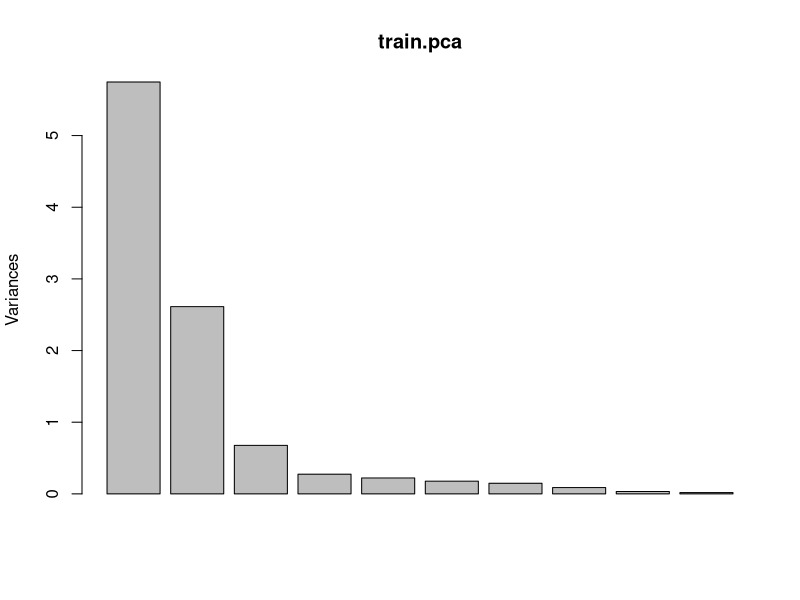

The R script that drew this image: (Note: this script raises an error after producing the figure.)
data(mtcars[,c(1:7,10,11)])
smp_size <- floor(0.75 * nrow(mtcars))
set.seed(123)
train_ind <- sample(seq_len(nrow(mtcars)), size = smp_size)
train <- mtcars[train_ind, ]
test <- mtcars[-train_ind, ]
head(train)
head(test)

train.pca<-prcomp(train[,c(2:11)],scale. = T)
head(train.pca)
summary(train.pca)
plot(train.pca)
head(train)

y=train[,1]
head(y)

x=train[,c(2,3)]
head(x)

model <- lm(y ~ poly(x[1],3))
